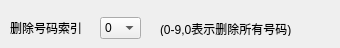
    <widget class="QWidget" name="tab_3">
     <attribute name="title">
      <string>删除过滤号码</string>
     </attribute>
     <widget class="QLabel" name="label_20">
      <property name="geometry">
       <rect>
        <x>10</x>
        <y>20</y>
        <width>91</width>
        <height>16</height>
       </rect>
      </property>
      <property name="text">
       <string>删除号码索引</string>
      </property>
     </widget>
     <widget class="QComboBox" name="comboBox_12">
      <property name="geometry">
       <rect>
        <x>100</x>
        <y>17</y>
        <width>41</width>
        <height>22</height>
       </rect>
      </property>
      <item>
       <property name="text">
        <string>0</string>
       </property>
      </item>
      <item>
       <property name="text">
        <string>1</string>
       </property>
      </item>
      <item>
       <property name="text">
        <string>2</string>
       </property>
      </item>
      <item>
       <property name="text">
        <string>3</string>
       </property>
      </item>
      <item>
       <property name="text">
        <string>4</string>
       </property>
      </item>
      <item>
       <property name="text">
        <string>5</string>
       </property>
      </item>
      <item>
       <property name="text">
        <string>6</string>
       </property>
      </item>
      <item>
       <property name="text">
        <string>7</string>
       </property>
      </item>
      <item>
       <property name="text">
        <string>8</string>
       </property>
      </item>
      <item>
       <property name="text">
        <string>9</string>
       </property>
      </item>
     </widget>
     <widget class="QLabel" name="label_26">
      <property name="geometry">
       <rect>
        <x>160</x>
        <y>20</y>
        <width>171</width>
        <height>16</height>
       </rect>
      </property>
      <property name="text">
       <string>&lt;html&gt;&lt;head/&gt;&lt;body&gt;&lt;p&gt;(0-9,0表示删除所有号码)&lt;/p&gt;&lt;/body&gt;&lt;/html&gt;</string>
      </property>
     </widget>
    </widget>
